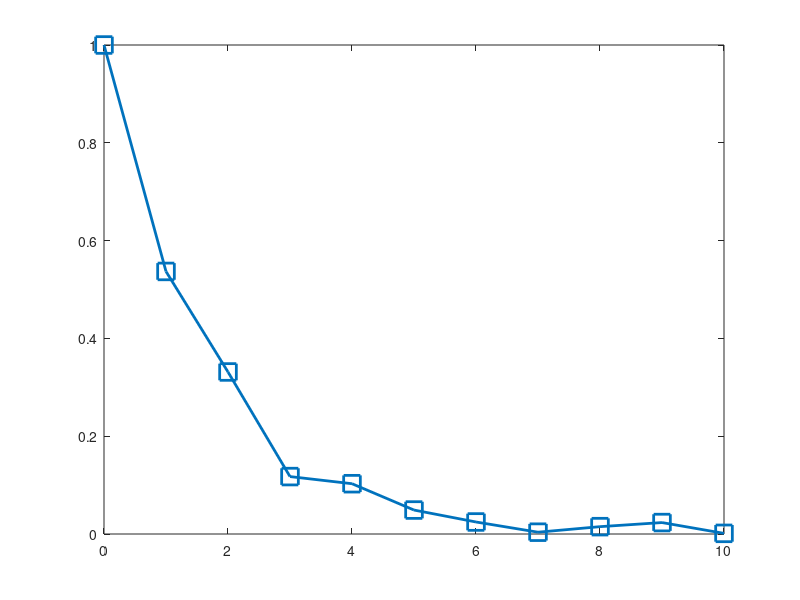

Here is the MATLAB script that generated this plot: (Note: this script raises an error after producing the figure.)
% close all;
% clear all;
% 
% %files = {'identityFullRank', 'identitySigns', 'gaussianMatrix', 'nonplanted', 'identityLowRank', 'lowRankMixedSigns', 'gaussianLowRank'};
% %files = {'gaussianMatrix', 'naturalGaussian', 'naturalIdentity'}
% %files = {'nonplantedNatural'}
% files = {'VectorDictionary', 'VectorDictionaryId'}
% 
% 
% for i = files

name = 'TwoLayerUniform'
% name = i{1};
% 
% in_file = strcat(name, '.mat');
load('TwoLayerUniform.mat')

hidden = [0:10];

threshold = residual_nn < 0.007;

% if(strcmp(name, 'nonplanted') | strcmp(name, 'nonplantedNatural'))
%     for i = 1:20
%         thresh = residual_lsq(i)+0.002
%         threshold(:, i) = (residual_nn(:, i) < thresh)
%     end
% else
%     threshold = (residual_nn < 0.011);
% 
% end

dims_thresh = size(threshold);
threshold_sum = vertcat(0, sum(threshold,2)/dims_thresh(2));

average = vertcat(1, mean(residual_nn, 2));

f1 = figure('visible','off')
plot(hidden, average, '-s', 'LineWidth', 2, 'MarkerSize', 12)
ax = gca;
ax.FontSize = 18; 
%ax.FontName = 'Myriad Pro'
ax.Box = 'Off'
ax.LineWidth = 2
ylim([0, 1])
ylabel('Average Normalized Error', 'fontsize', 18)
xlabel('Number of Hidden Units', 'fontsize', 18)
saveas(f1, strcat('Plots/average_', name), 'epsc')

f2 = figure('visible','off')
plot(hidden, threshold_sum, '-rs', 'LineWidth', 2, 'MarkerSize', 12)
ax = gca;
ax.FontSize = 18; 
%ax.FontName = 'Myriad Pro'
ax.Box = 'Off'
ax.LineWidth = 2
ylabel('Fraction Achieving Global Minimzer', 'fontsize', 18)
xlabel('Number of Hidden Units', 'fontsize', 18)
saveas(f2, strcat('Plots/threshold_', name), 'epsc')
